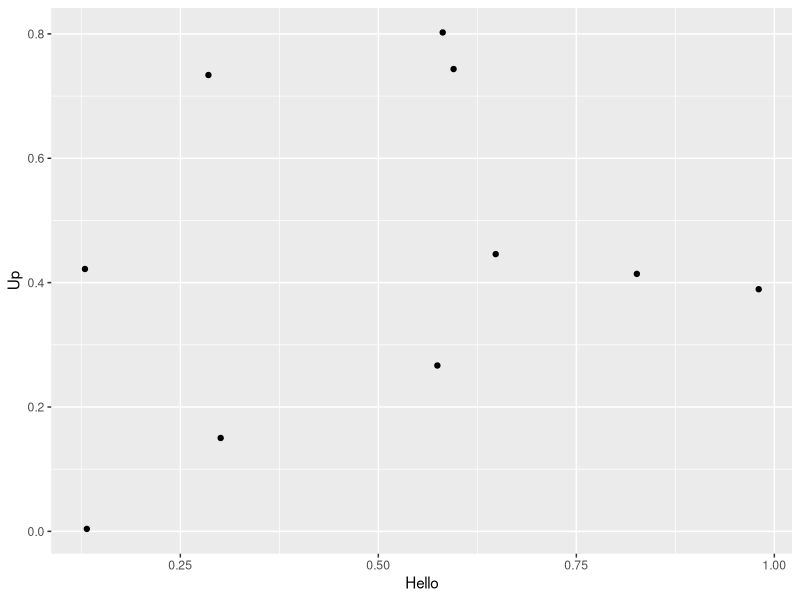

The R source for this figure:
##----
##
##  Test File: Sample_Graph.R
##
##----

#' This file makes a sample graph.
#' It's point is to demonstrate how to save a file to GitHub and track changes.

library(ggplot2)

# Some points:
x <- data.frame(a=runif(10),
                b=runif(10))

# Some graph:
ggplot(x, aes(a,b)) +
  geom_point() +
  xlab("Hello") +
  ylab("Up")